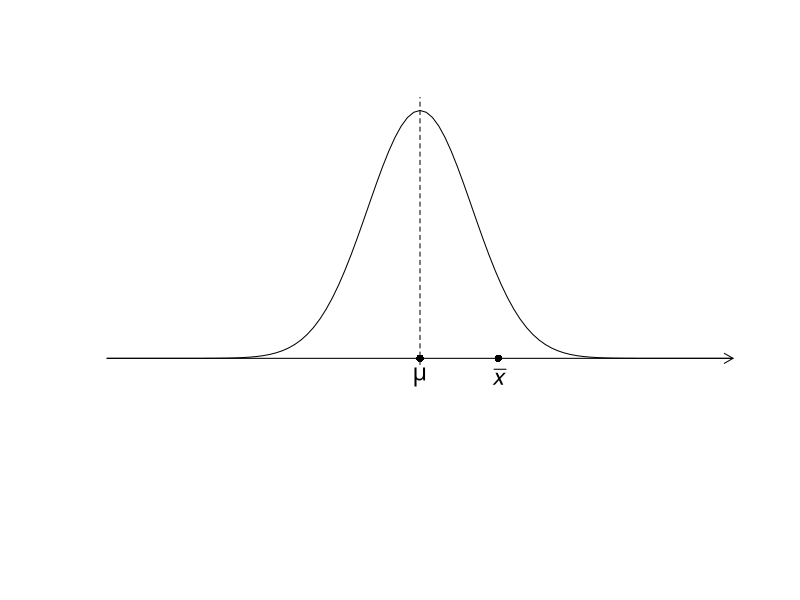
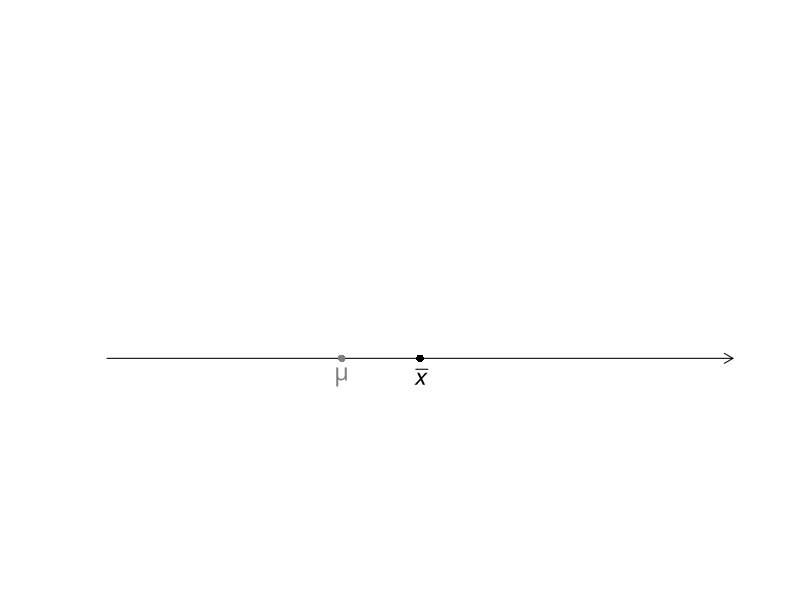
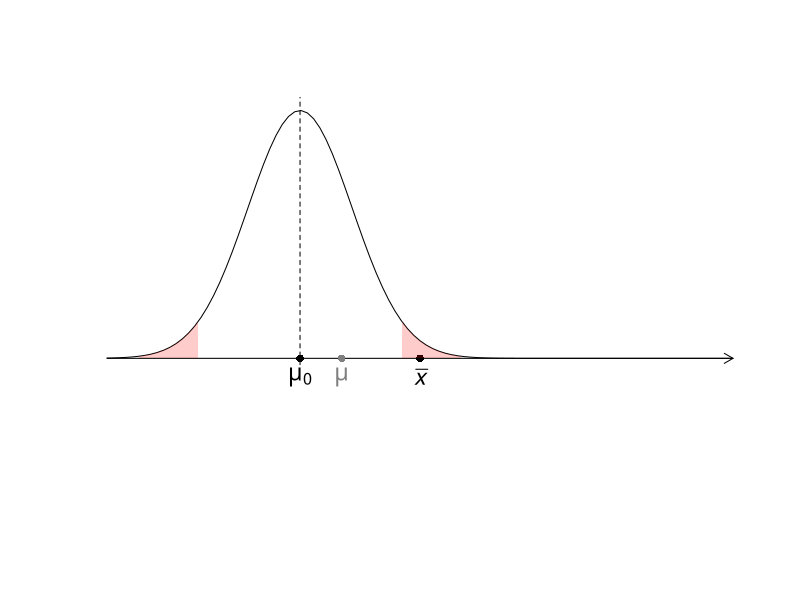
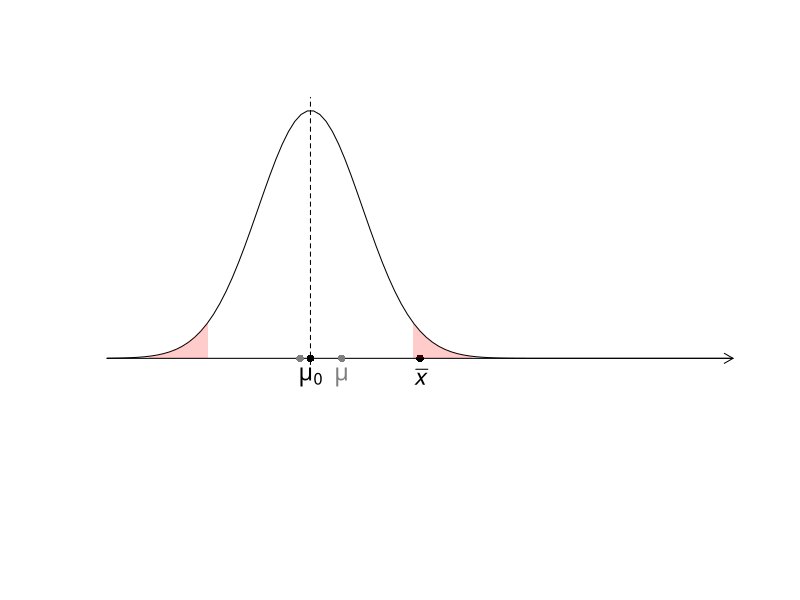
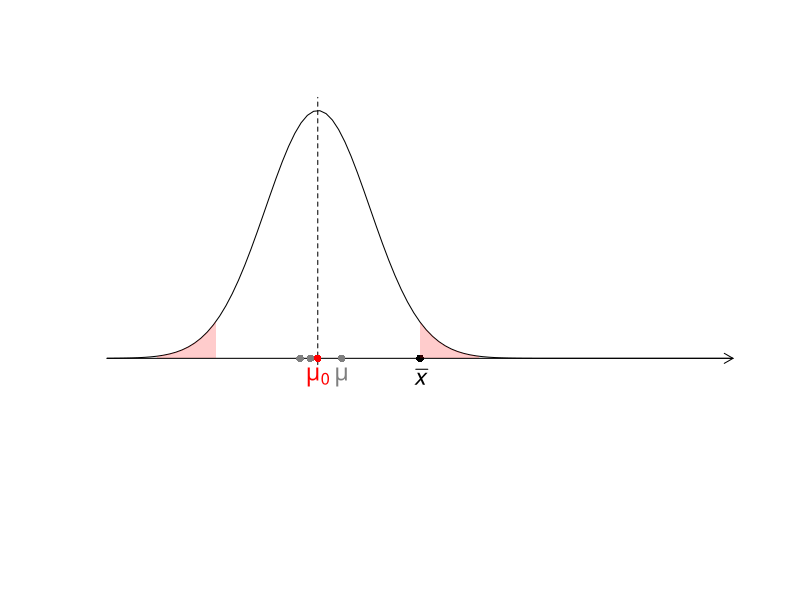
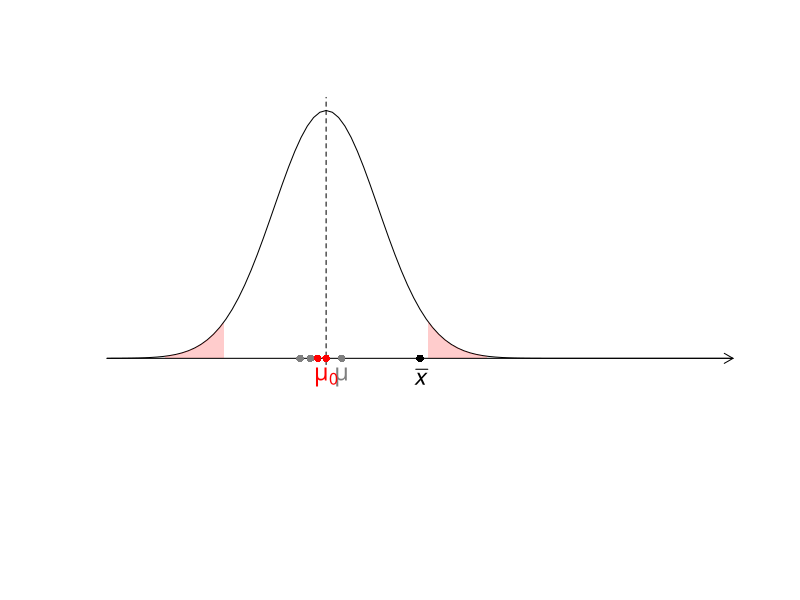
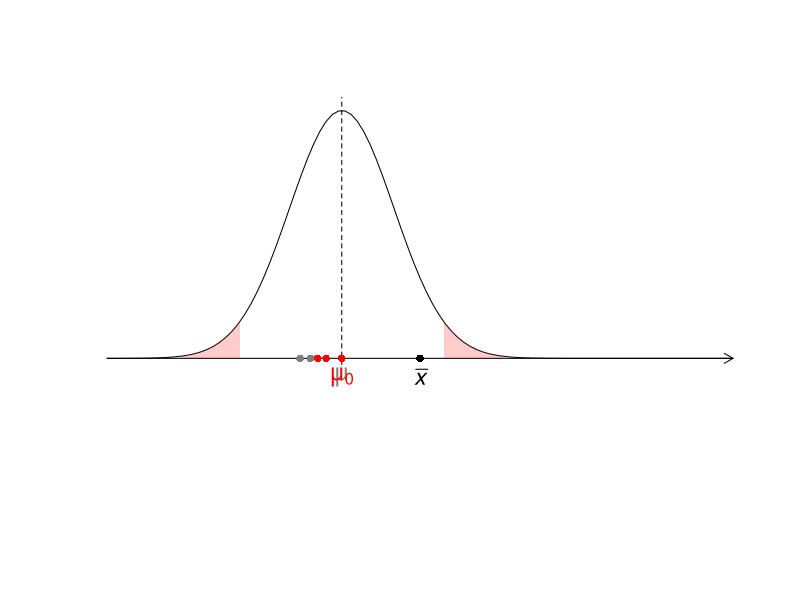
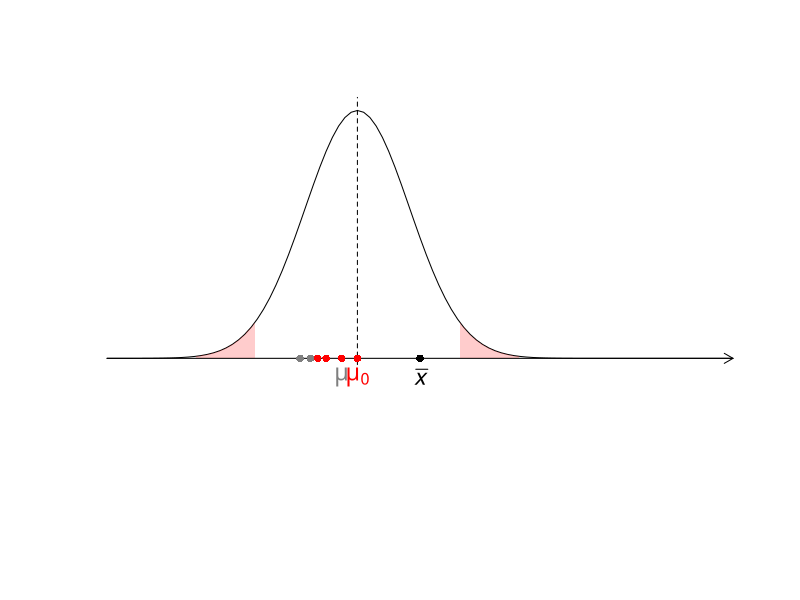

Source code (R) for these figures, in order:
## ---- chunk 1
set.seed(100)
knitr::opts_chunk$set(fig.align = "center", prompt = TRUE, dpi = 196)
options(width = 63)
## ---- chunk 2
w <- c(101.1, 103.2, 102.1, 99.2, 100.5, 101.3, 
       99.7, 100.5, 98.9, 101.4)
t.test(w, mu = 100)
## ---- chunk 3
t.test(w, mu = 101)
## ---- chunk 4
t.test(w, mu = 102)
## ---- chunk 5
draw_axis <- function(xlim, ylim, ...) {
  plot(NULL, xlim = xlim, ylim = ylim, axes = FALSE, xlab = "", ylab = "", ...)
  arrows(xlim[1], 0, xlim[2], 0, length = 0.1)
}

draw_density <- function(dfunc, xlim, ...){
  curve(dfunc(x, ...), add = TRUE, from = xlim[1], to = xlim[2])
}

draw_center <- function(v, ylim, ...){
  segments(v, ylim[1], v, ylim[2], ...)
}

draw_points <- function(x, y, labs, ...) {
  text(x, rep_len(y, length(x)), labs, ...)
  
  dots <- list(...)
  if (is.null(dots$col)){
    dots$col <- "black"
  }
  points(x, rep_len(0, length(x)), pch = 16, col = dots$col)
}
draw_reject <- function(center, qfunc, dfunc, alpha, ...){
  q <- center + seq(qfunc(1 - alpha / 2, ...), qfunc(0.999, ...), length.out = 50)
  polygon(c(q[1], q, q[length(q)]), c(0, dfunc(q - center, ...), 0), col = rgb(1, 0, 0, 0.2), lty = 0)
  
  q <- center + seq(qfunc(0.001, ...), qfunc(alpha / 2, ...), length.out = 50)
  polygon(c(q[1], q, q[length(q)]), c(0, dfunc(q - center, ...), 0), col = rgb(1, 0, 0, 0.2), lty = 0)
}

update_color <- function(colors, new, default = "gray50") {
  colors[length(colors)] <- default
  colors <- c(colors, new)
}

update_label <- function(labels, new, default = ""){
  labels[length(labels)] <- default
  labels <- c(labels, new)
}

## ---- chunk 6
xlim <- c(-6, 6)
ylim <- c(-0.2, 0.42)
xlab_pos <- -0.03
mu <- 0
xbar <- 1.5

draw_axis(xlim, ylim)
draw_density(dnorm, xlim)
draw_center(v = mu, ylim = c(-0.01, ylim[2]), lty = 2)
draw_points(x = c(mu, xbar), y = xlab_pos, 
            labs = c(expression(mu), expression(bar(italic(x)))), 
            cex = 1.4, pch = 16)

## ---- chunk 7
xlim <- xlim + xbar
i <- 0
colors <- c("gray50", "black")
labels <- c(expression(mu), expression(bar(italic(x))))
            
draw_axis(xlim, ylim)
#draw_density(dnorm, xlim)
#draw_center(v = mu, ylim = c(- 0.01, ylim[2]), lty = 2)
draw_points(x = c(mu, xbar), y = xlab_pos, 
            labs = labels,
            col = colors,
            cex = 1.4, pch = 16)

## ---- chunk 8
mu0 <- c(-0.8, - 0.6, -0.46, -0.3, 0, 0.3, 1.0, 2.0, 2.5, 3.0, 3.46)

i <- i + 1
colors <- c(colors, "black")
labels <- c(labels, expression(mu[0]))

draw_axis(xlim, ylim)
draw_density(function(x) dnorm(x - mu0[i]), xlim)
draw_center(v = mu0[i], ylim = c(-0.01, ylim[2]), lty = 2)
draw_points(x = c(mu, xbar, mu0[1:i]), y = xlab_pos, 
            labs = labels, col = colors, cex = 1.4, pch = 16)

draw_reject(center = mu0[i], dfunc = dnorm, qfunc = qnorm, alpha = 0.05)

## ---- chunk 9
i <- i + 1
colors <- update_color(colors, "black")
labels <- update_label(labels, expression(mu[0]))

draw_axis(xlim, ylim)
draw_density(function(x) dnorm(x - mu0[i]), xlim)
draw_center(v = mu0[i], ylim = c(-0.01, ylim[2]), lty = 2)
draw_points(x = c(mu, xbar, mu0[1:i]), y = xlab_pos, 
            labs = labels, col = colors, cex = 1.4, pch = 16)

draw_reject(center = mu0[i], dfunc = dnorm, qfunc = qnorm, alpha = 0.05)
## ---- chunk 10
i <- i + 1
colors <- update_color(colors, "red")
labels <- update_label(labels, expression(mu[0]))

draw_axis(xlim, ylim)
draw_density(function(x) dnorm(x - mu0[i]), xlim)
draw_center(v = mu0[i], ylim = c(-0.01, ylim[2]), lty = 2)
draw_points(x = c(mu, xbar, mu0[1:i]), y = xlab_pos, 
            labs = labels, col = colors, cex = 1.4, pch = 16)

draw_reject(center = mu0[i], dfunc = dnorm, qfunc = qnorm, alpha = 0.05)
## ---- chunk 11
i <- i + 1
colors <- update_color(colors, "red", "red")
labels <- update_label(labels, expression(mu[0]))

draw_axis(xlim, ylim)
draw_density(function(x) dnorm(x - mu0[i]), xlim)
draw_center(v = mu0[i], ylim = c(-0.01, ylim[2]), lty = 2)
draw_points(x = c(mu, xbar, mu0[1:i]), y = xlab_pos, 
            labs = labels, col = colors, cex = 1.4, pch = 16)

draw_reject(center = mu0[i], dfunc = dnorm, qfunc = qnorm, alpha = 0.05)
## ---- chunk 12
i <- i + 1
colors <- update_color(colors, "red", "red")
labels <- update_label(labels, expression(mu[0]))

draw_axis(xlim, ylim)
draw_density(function(x) dnorm(x - mu0[i]), xlim)
draw_center(v = mu0[i], ylim = c(-0.01, ylim[2]), lty = 2)
draw_points(x = c(mu, xbar, mu0[1:i]), y = xlab_pos, 
            labs = labels, col = colors, cex = 1.4, pch = 16)

draw_reject(center = mu0[i], dfunc = dnorm, qfunc = qnorm, alpha = 0.05)
## ---- chunk 13
i <- i + 1
colors <- update_color(colors, "red", "red")
labels <- update_label(labels, expression(mu[0]))

draw_axis(xlim, ylim)
draw_density(function(x) dnorm(x - mu0[i]), xlim)
draw_center(v = mu0[i], ylim = c(-0.01, ylim[2]), lty = 2)
draw_points(x = c(mu, xbar, mu0[1:i]), y = xlab_pos, 
            labs = labels, col = colors, cex = 1.4, pch = 16)

draw_reject(center = mu0[i], dfunc = dnorm, qfunc = qnorm, alpha = 0.05)
## ---- chunk 14
i <- i + 1
colors <- update_color(colors, "red", "red")
labels <- update_label(labels, expression(mu[0]))

draw_axis(xlim, ylim)
draw_density(function(x) dnorm(x - mu0[i]), xlim)
draw_center(v = mu0[i], ylim = c(-0.01, ylim[2]), lty = 2)
draw_points(x = c(mu, xbar, mu0[1:i]), y = xlab_pos, 
            labs = labels, col = colors, cex = 1.4, pch = 16)

draw_reject(center = mu0[i], dfunc = dnorm, qfunc = qnorm, alpha = 0.05)
## ---- chunk 15
i <- i + 1
colors <- update_color(colors, "red", "red")
labels <- update_label(labels, expression(mu[0]))

draw_axis(xlim, ylim)
draw_density(function(x) dnorm(x - mu0[i]), xlim)
draw_center(v = mu0[i], ylim = c(-0.01, ylim[2]), lty = 2)
draw_points(x = c(mu, xbar, mu0[1:i]), y = xlab_pos, 
            labs = labels, col = colors, cex = 1.4, pch = 16)

draw_reject(center = mu0[i], dfunc = dnorm, qfunc = qnorm, alpha = 0.05)
## ---- chunk 16
i <- i + 1
colors <- update_color(colors, "red", "red")
labels <- update_label(labels, expression(mu[0]))

draw_axis(xlim, ylim)
draw_density(function(x) dnorm(x - mu0[i]), xlim)
draw_center(v = mu0[i], ylim = c(-0.01, ylim[2]), lty = 2)
draw_points(x = c(mu, xbar, mu0[1:i]), y = xlab_pos, 
            labs = labels, col = colors, cex = 1.4, pch = 16)

draw_reject(center = mu0[i], dfunc = dnorm, qfunc = qnorm, alpha = 0.05)
## ---- chunk 17
i <- i + 1
colors <- update_color(colors, "red", "red")
labels <- update_label(labels, expression(mu[0]))

draw_axis(xlim, ylim)
draw_density(function(x) dnorm(x - mu0[i]), xlim)
draw_center(v = mu0[i], ylim = c(-0.01, ylim[2]), lty = 2)
draw_points(x = c(mu, xbar, mu0[1:i]), y = xlab_pos, 
            labs = labels, col = colors, cex = 1.4, pch = 16)

draw_reject(center = mu0[i], dfunc = dnorm, qfunc = qnorm, alpha = 0.05)
## ---- chunk 18
i <- i + 1
colors <- update_color(colors, "red", "red")
labels <- update_label(labels, expression(mu[0]))

draw_axis(xlim, ylim)
draw_density(function(x) dnorm(x - mu0[i]), xlim)
draw_center(v = mu0[i], ylim = c(-0.01, ylim[2]), lty = 2)
draw_points(x = c(mu, xbar, mu0[1:i]), y = xlab_pos, 
            labs = labels, col = colors, cex = 1.4, pch = 16)

draw_reject(center = mu0[i], dfunc = dnorm, qfunc = qnorm, alpha = 0.05)
## ---- chunk 19
draw_axis(xlim, ylim)
draw_density(function(x) dnorm(x - mu0[i]), xlim)
draw_density(function(x) dnorm(x - mu0[3]), xlim)

draw_center(v = mu0[i], ylim = c(-0.01, ylim[2]), lty = 2)
draw_center(v = mu0[3], ylim = c(-0.01, ylim[2]), lty = 2)

draw_points(x = c(mu, xbar, mu0[1:i]), y = xlab_pos, 
            labs = NULL, col = colors, cex = 1.4, pch = 16)

#draw_reject(center = mu0[i], dfunc = dnorm, qfunc = qnorm, alpha = 0.05)
#draw_reject(center = mu0[3], dfunc = dnorm, qfunc = qnorm, alpha = 0.05)


arrows(-0.46, 0.2, 3.46, 0.2, col = "red", length = 0.1, lwd = 2, code = 3)

## ---- chunk 20
w <- c(101.1, 103.2, 102.1, 99.2, 100.5, 101.3, 
       99.7, 100.5, 98.9, 101.4)
## ---- chunk 21
mean(w) - sqrt(var(w) / length(w)) * qt(0.975, length(w) - 1)
mean(w) - sqrt(var(w) / length(w)) * qt(0.025, length(w) - 1)
## ---- chunk 22
t.test(w)
## ---- chunk 23
binom.test(4, 10, 0.5)
## ---- chunk 24
binom.test(4, 10, 0.6)
## ---- chunk 25
binom.test(4, 10, 0.7)
## ---- chunk 26
binom.test(4, 10, 0.73)$p.value
## ---- chunk 27
opar <- par(mfrow = c(1, 3))

bar.color <- rep("white", 11)
bar.color[1:3] <- rgb(1, 0, 0, 0.2)
bar.color[9:11] <- rgb(1, 0, 0, 0.2) 
barplot(dbinom(0:10, 10, 0.45), names.arg = 0:10, col = bar.color, 
        main = "θ = 0.45")

bar.color <- rep("white", 11)
bar.color[1:3] <- rgb(1, 0, 0, 0.2)
bar.color[9:11] <- rgb(1, 0, 0, 0.2) 
barplot(dbinom(0:10, 10, 0.5), names.arg = 0:10, col = bar.color, 
        main = "θ = 0.5")

bar.color <- rep("white", 11)
bar.color[1:3] <- rgb(1, 0, 0, 0.2)
bar.color[9] <- rgb(0, 0.6, 1, 0.15)
bar.color[10:11] <- rgb(1, 0, 0, 0.2) 
barplot(dbinom(0:10, 10, 0.51), names.arg = 0:10, col = bar.color, 
        main = "θ = 0.51")

par(opar)
## ---- chunk 28
opar <- par(mfrow = c(1, 3))

bar.color <- rep("white", 11)
bar.color[3:11] <- rgb(1, 0, 0, 0.2) 
barplot(dbinom(0:10, 10, 0.2), names.arg = 0:10, col = bar.color, 
        main = "θ = 0.2")

bar.color <- rep("white", 11)
bar.color[3:11] <- rgb(1, 0, 0, 0.2) 
barplot(dbinom(0:10, 10, 0.5), names.arg = 0:10, col = bar.color, 
        main = "θ = 0.5")

bar.color <- rep("white", 11)
bar.color[3:11] <- rgb(1, 0, 0, 0.2) 
barplot(dbinom(0:10, 10, 0.7), names.arg = 0:10, col = bar.color, 
        main = "θ = 0.8")

par(opar)
## ---- chunk 29
opar <- par(mfrow = c(1, 3))

bar.color <- rep("white", 11)
bar.color[0:3] <- rgb(1, 0, 0, 0.2) 
barplot(dbinom(0:10, 10, 0.2), names.arg = 0:10, col = bar.color, 
        main = "θ = 0.2")

bar.color <- rep("white", 11)
bar.color[0:3] <- rgb(1, 0, 0, 0.2) 
barplot(dbinom(0:10, 10, 0.5), names.arg = 0:10, col = bar.color, 
        main = "θ = 0.5")

bar.color <- rep("white", 11)
bar.color[0:3] <- rgb(1, 0, 0, 0.2) 
barplot(dbinom(0:10, 10, 0.7), names.arg = 0:10, col = bar.color, 
        main = "θ = 0.8")

par(opar)
## ---- chunk 30
binom.test(4, 10)
## ---- chunk 31

## ---- chunk 32
uniroot(function(t) sum(dbinom(4:10, 10, t)) - 0.025, 
        interval=c(0.1,0.8), tol=1e-8)
## ---- chunk 33
uniroot(function(t) sum(dbinom(0:4, 10, t)) - 0.025, 
        interval=c(0.1,0.8), tol=1e-8)
## ---- chunk 34
binom.test(floor(1338 * 0.02), 1338, 0.02)$conf.int
binom.test(ceiling(1338 * 0.02), 1338, 0.02)$conf.int
## ---- chunk 35
0.02 + qnorm(0.025) * sqrt(0.02 * 0.98 / 1338)
0.02 + qnorm(0.975) * sqrt(0.02 * 0.98 / 1338)
## ---- chunk 36
binom.test(605, 1260, p = 0.47)
## ---- chunk 37
binom.test(403, 1260, p = 0.35)
